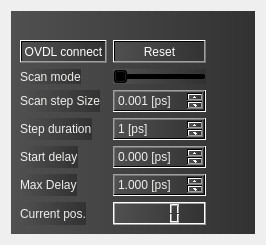
      <widget class="QWidget" name="tab4">
       <attribute name="title">
        <string>OVDL</string>
       </attribute>
       <layout class="QVBoxLayout" name="verticalLayout_20">
        <item>
         <widget class="QWidget" name="verticalWidget" native="true">
          <property name="styleSheet">
           <string notr="true">background-color: qlineargradient(spread:pad, x1:0, y1:0, x2:1, y2:0, stop:0 rgba(80, 80, 80, 255), stop:1 rgba(50, 50, 50, 255));</string>
          </property>
          <layout class="QHBoxLayout" name="horizontalLayout_7">
           <item>
            <layout class="QFormLayout" name="formLayout_7">
             <property name="topMargin">
              <number>20</number>
             </property>
             <item row="1" column="0">
              <widget class="QLabel" name="label_103">
               <property name="styleSheet">
                <string notr="true">color: rgb(238, 238, 236);</string>
               </property>
               <property name="text">
                <string>Scan mode</string>
               </property>
              </widget>
             </item>
             <item row="1" column="1">
              <widget class="QSlider" name="homscan">
               <property name="sizePolicy">
                <sizepolicy hsizetype="Preferred" vsizetype="Fixed">
                 <horstretch>0</horstretch>
                 <verstretch>0</verstretch>
                </sizepolicy>
               </property>
               <property name="styleSheet">
                <string notr="true">color: rgb(238, 238, 236);</string>
               </property>
               <property name="minimum">
                <number>0</number>
               </property>
               <property name="maximum">
                <number>1</number>
               </property>
               <property name="value">
                <number>0</number>
               </property>
               <property name="orientation">
                <enum>Qt::Horizontal</enum>
               </property>
              </widget>
             </item>
             <item row="2" column="0">
              <widget class="QLabel" name="label_104">
               <property name="styleSheet">
                <string notr="true">color: rgb(238, 238, 236);</string>
               </property>
               <property name="text">
                <string>Scan step Size</string>
               </property>
              </widget>
             </item>
             <item row="2" column="1">
              <widget class="QDoubleSpinBox" name="homscan_timed">
               <property name="styleSheet">
                <string notr="true">color: rgb(238, 238, 236);</string>
               </property>
               <property name="suffix">
                <string> [ps]</string>
               </property>
               <property name="decimals">
                <number>3</number>
               </property>
               <property name="minimum">
                <double>0.001000000000000</double>
               </property>
               <property name="maximum">
                <double>560.000000000000000</double>
               </property>
              </widget>
             </item>
             <item row="3" column="0">
              <widget class="QLabel" name="label_108">
               <property name="styleSheet">
                <string notr="true">color: rgb(238, 238, 236);</string>
               </property>
               <property name="text">
                <string>Step duration</string>
               </property>
              </widget>
             </item>
             <item row="3" column="1">
              <widget class="QSpinBox" name="stepduration">
               <property name="styleSheet">
                <string notr="true">color: rgb(238, 238, 236);</string>
               </property>
               <property name="suffix">
                <string> [ps]</string>
               </property>
               <property name="minimum">
                <number>1</number>
               </property>
               <property name="maximum">
                <number>50000</number>
               </property>
              </widget>
             </item>
             <item row="5" column="0">
              <widget class="QLabel" name="label_106">
               <property name="styleSheet">
                <string notr="true">color: rgb(238, 238, 236);</string>
               </property>
               <property name="text">
                <string>Max Delay</string>
               </property>
              </widget>
             </item>
             <item row="5" column="1">
              <widget class="QDoubleSpinBox" name="Max_delayd">
               <property name="styleSheet">
                <string notr="true">color: rgb(238, 238, 236);</string>
               </property>
               <property name="suffix">
                <string> [ps]</string>
               </property>
               <property name="decimals">
                <number>3</number>
               </property>
               <property name="minimum">
                <double>1.000000000000000</double>
               </property>
               <property name="maximum">
                <double>560.000000000000000</double>
               </property>
              </widget>
             </item>
             <item row="6" column="0">
              <widget class="QLabel" name="label_105">
               <property name="styleSheet">
                <string notr="true">color: rgb(238, 238, 236);</string>
               </property>
               <property name="text">
                <string>Current pos.</string>
               </property>
              </widget>
             </item>
             <item row="6" column="1">
              <widget class="QLCDNumber" name="current_delay_pos">
               <property name="digitCount">
                <number>4</number>
               </property>
              </widget>
             </item>
             <item row="4" column="0">
              <widget class="QLabel" name="label_9">
               <property name="styleSheet">
                <string notr="true">color: rgb(238, 238, 236);</string>
               </property>
               <property name="text">
                <string>Start delay</string>
               </property>
              </widget>
             </item>
             <item row="4" column="1">
              <widget class="QDoubleSpinBox" name="VDL_start">
               <property name="styleSheet">
                <string notr="true">color: rgb(238, 238, 236);</string>
               </property>
               <property name="suffix">
                <string> [ps]</string>
               </property>
               <property name="decimals">
                <number>3</number>
               </property>
               <property name="maximum">
                <double>560.000000000000000</double>
               </property>
              </widget>
             </item>
             <item row="0" column="0">
              <widget class="QPushButton" name="connect_OVDL">
               <property name="styleSheet">
                <string notr="true">color: rgb(255, 255, 255);</string>
               </property>
               <property name="text">
                <string>OVDL connect</string>
               </property>
              </widget>
             </item>
             <item row="0" column="1">
              <widget class="QPushButton" name="reset_delay">
               <property name="styleSheet">
                <string notr="true">color: rgb(255, 255, 255);</string>
               </property>
               <property name="text">
                <string>Reset</string>
               </property>
              </widget>
             </item>
            </layout>
           </item>
           <item>
            <spacer name="horizontalSpacer">
             <property name="orientation">
              <enum>Qt::Horizontal</enum>
             </property>
             <property name="sizeHint" stdset="0">
              <size>
               <width>40</width>
               <height>20</height>
              </size>
             </property>
            </spacer>
           </item>
          </layout>
         </widget>
        </item>
       </layout>
      </widget>
